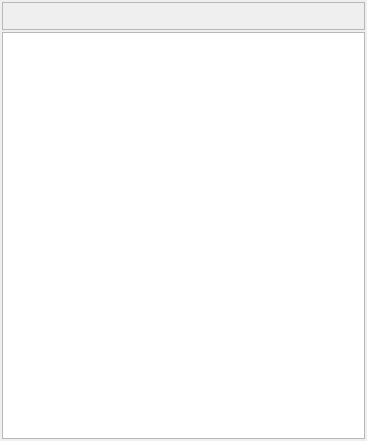
             <widget class="QWidget" name="pageVessels">
              <property name="geometry">
               <rect>
                <x>0</x>
                <y>0</y>
                <width>367</width>
                <height>441</height>
               </rect>
              </property>
              <attribute name="label">
               <string>Параметры судов для имитации</string>
              </attribute>
              <layout class="QVBoxLayout" name="verticalLayout_5">
               <property name="spacing">
                <number>2</number>
               </property>
               <property name="leftMargin">
                <number>2</number>
               </property>
               <property name="topMargin">
                <number>2</number>
               </property>
               <property name="rightMargin">
                <number>2</number>
               </property>
               <property name="bottomMargin">
                <number>2</number>
               </property>
               <item>
                <widget class="QFrame" name="graphControlFrame_2">
                 <property name="frameShape">
                  <enum>QFrame::StyledPanel</enum>
                 </property>
                 <property name="frameShadow">
                  <enum>QFrame::Raised</enum>
                 </property>
                 <layout class="QHBoxLayout" name="horizontalLayout_2">
                  <property name="leftMargin">
                   <number>2</number>
                  </property>
                  <property name="topMargin">
                   <number>2</number>
                  </property>
                  <property name="rightMargin">
                   <number>2</number>
                  </property>
                  <property name="bottomMargin">
                   <number>2</number>
                  </property>
                  <item>
                   <widget class="QPushButton" name="bnAddVessel">
                    <property name="sizePolicy">
                     <sizepolicy hsizetype="Fixed" vsizetype="Fixed">
                      <horstretch>0</horstretch>
                      <verstretch>0</verstretch>
                     </sizepolicy>
                    </property>
                    <property name="text">
                     <string/>
                    </property>
                    <property name="icon">
                     <iconset resource="res.qrc">
                      <normaloff>:/buttons/Icons/Health.ico</normaloff>:/buttons/Icons/Health.ico</iconset>
                    </property>
                    <property name="flat">
                     <bool>true</bool>
                    </property>
                   </widget>
                  </item>
                  <item>
                   <widget class="QPushButton" name="bnEditVessel">
                    <property name="enabled">
                     <bool>false</bool>
                    </property>
                    <property name="sizePolicy">
                     <sizepolicy hsizetype="Fixed" vsizetype="Fixed">
                      <horstretch>0</horstretch>
                      <verstretch>0</verstretch>
                     </sizepolicy>
                    </property>
                    <property name="text">
                     <string/>
                    </property>
                    <property name="icon">
                     <iconset resource="res.qrc">
                      <normaloff>:/buttons/Icons/Pen.ico</normaloff>:/buttons/Icons/Pen.ico</iconset>
                    </property>
                    <property name="flat">
                     <bool>true</bool>
                    </property>
                   </widget>
                  </item>
                  <item>
                   <widget class="QPushButton" name="bnRemoveVessel">
                    <property name="enabled">
                     <bool>false</bool>
                    </property>
                    <property name="sizePolicy">
                     <sizepolicy hsizetype="Fixed" vsizetype="Fixed">
                      <horstretch>0</horstretch>
                      <verstretch>0</verstretch>
                     </sizepolicy>
                    </property>
                    <property name="text">
                     <string/>
                    </property>
                    <property name="icon">
                     <iconset resource="res.qrc">
                      <normaloff>:/buttons/Icons/Cancel.ico</normaloff>:/buttons/Icons/Cancel.ico</iconset>
                    </property>
                    <property name="flat">
                     <bool>true</bool>
                    </property>
                   </widget>
                  </item>
                  <item>
                   <spacer name="horizontalSpacer_3">
                    <property name="orientation">
                     <enum>Qt::Horizontal</enum>
                    </property>
                    <property name="sizeType">
                     <enum>QSizePolicy::Fixed</enum>
                    </property>
                    <property name="sizeHint" stdset="0">
                     <size>
                      <width>10</width>
                      <height>20</height>
                     </size>
                    </property>
                   </spacer>
                  </item>
                  <item>
                   <widget class="QPushButton" name="bnSetActive">
                    <property name="enabled">
                     <bool>false</bool>
                    </property>
                    <property name="sizePolicy">
                     <sizepolicy hsizetype="Fixed" vsizetype="Fixed">
                      <horstretch>0</horstretch>
                      <verstretch>0</verstretch>
                     </sizepolicy>
                    </property>
                    <property name="text">
                     <string/>
                    </property>
                    <property name="icon">
                     <iconset resource="res.qrc">
                      <normaloff>:/icons/Icons/vessel_paused.ico</normaloff>:/icons/Icons/vessel_paused.ico</iconset>
                    </property>
                    <property name="flat">
                     <bool>true</bool>
                    </property>
                   </widget>
                  </item>
                  <item>
                   <spacer name="horizontalSpacer_2">
                    <property name="orientation">
                     <enum>Qt::Horizontal</enum>
                    </property>
                    <property name="sizeHint" stdset="0">
                     <size>
                      <width>129</width>
                      <height>20</height>
                     </size>
                    </property>
                   </spacer>
                  </item>
                  <item>
                   <widget class="QPushButton" name="bnDropDynamicData">
                    <property name="sizePolicy">
                     <sizepolicy hsizetype="Fixed" vsizetype="Fixed">
                      <horstretch>0</horstretch>
                      <verstretch>0</verstretch>
                     </sizepolicy>
                    </property>
                    <property name="text">
                     <string/>
                    </property>
                    <property name="icon">
                     <iconset resource="res.qrc">
                      <normaloff>:/icons/Icons/wave_new.ico</normaloff>:/icons/Icons/wave_new.ico</iconset>
                    </property>
                    <property name="flat">
                     <bool>true</bool>
                    </property>
                   </widget>
                  </item>
                 </layout>
                </widget>
               </item>
               <item>
                <widget class="QListWidget" name="listVessels">
                 <property name="font">
                  <font>
                   <weight>50</weight>
                   <bold>false</bold>
                  </font>
                 </property>
                </widget>
               </item>
              </layout>
             </widget>
